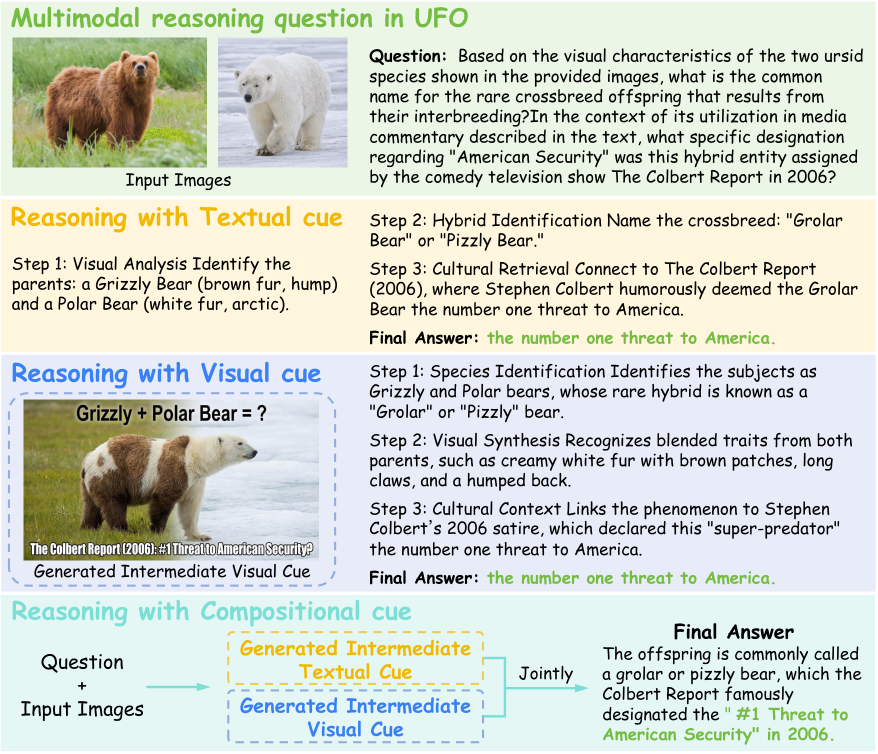
#> input picture assets/framework.png, 1755 x 1508 px (shown at 1/2 size)
$ python -i imutil.py   (imports and definitions only)
#> lines starting #> are read from the running program, lines starting #| are printed output that depends on the picture
"""Shared image helpers: base64 encoding (with optional downscaling) and saving."""

import base64
import io
import os

from PIL import Image


# [43 lines left out: functions mime_of, encode_b64, encode_data_url, save_b64_image, not called in this run]


def concat_images(pil_images, direction="horizontal", bg=(255, 255, 255)):
    """Merge multiple PIL images into one (for models that accept a single
    image). Images are resized to a common height (horizontal) or width
    (vertical) before concatenation. Returns the single PIL image (or the lone
    image if only one is given)."""
    imgs = [im.convert("RGB") for im in pil_images if im is not None]
    if not imgs:
        return None
    if len(imgs) == 1:
        return imgs[0]
    if direction == "horizontal":
        h = min(im.height for im in imgs)
        imgs = [im.resize((max(1, int(im.width * h / im.height)), h)) for im in imgs]
        total_w = sum(im.width for im in imgs)
        canvas = Image.new("RGB", (total_w, h), bg)
        x = 0
        for im in imgs:
            canvas.paste(im, (x, 0)); x += im.width
        return canvas
    w = min(im.width for im in imgs)
    imgs = [im.resize((w, max(1, int(im.height * w / im.width)))) for im in imgs]
    total_h = sum(im.height for im in imgs)
    canvas = Image.new("RGB", (w, total_h), bg)
    y = 0
    for im in imgs:
        canvas.paste(im, (0, y)); y += im.height
    return canvas


# [12 lines left out: function download_to, not called in this run]

>>> import cv2
>>> picture = cv2.imread('../assets/framework.png', cv2.IMREAD_GRAYSCALE)
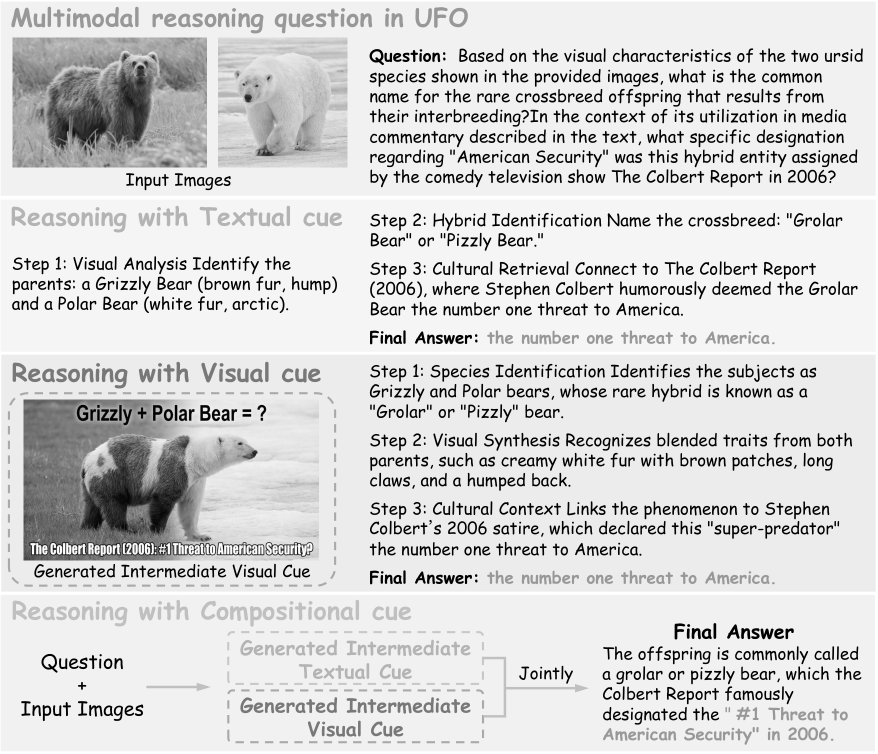
#> picture: shape (1508, 1755) (shown at 1/2 size); min 0, max 255, mean 212.1
>>> result = concat_images(picture)
#> (the run stopped early here; a loop or call above may not have finished)

$ run again, on assets/teaser.png
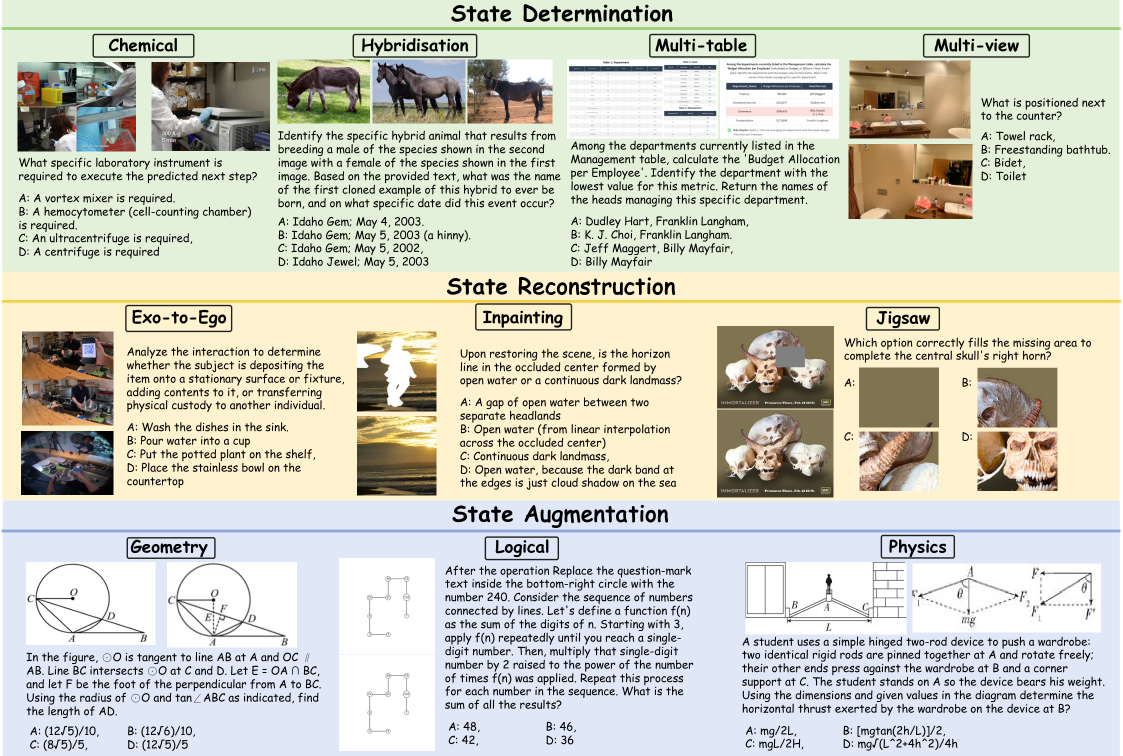
#> input picture assets/teaser.png, 2245 x 1512 px (shown at 1/2 size)
#> `picture = cv2.imread('../assets/framework.png', cv2.IMREAD_GRAYSCALE)`:
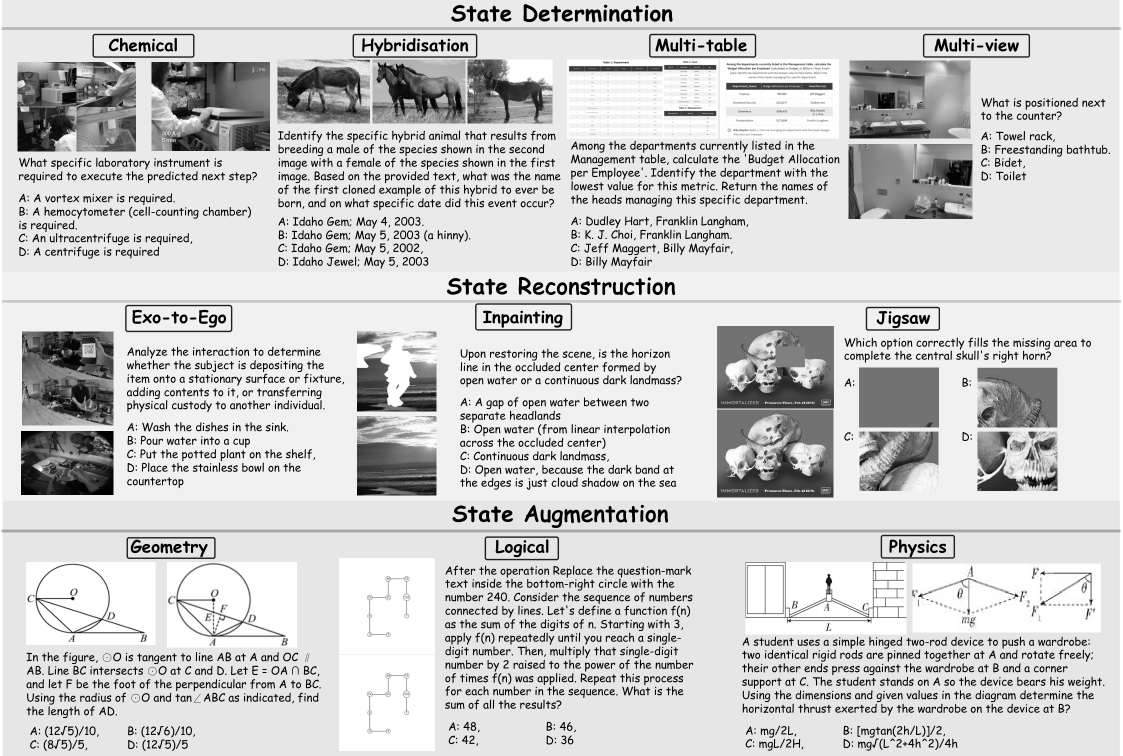
#> picture: shape (1512, 2245) (shown at 1/2 size); min 0, max 255, mean 204.1

$ run again, on assets/ufo.png
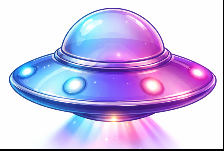
#> input picture assets/ufo.png, 224 x 151 px
#> `picture = cv2.imread('../assets/framework.png', cv2.IMREAD_GRAYSCALE)`:
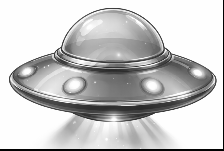
#> picture: shape (151, 224); min 0, max 255, mean 199.8
